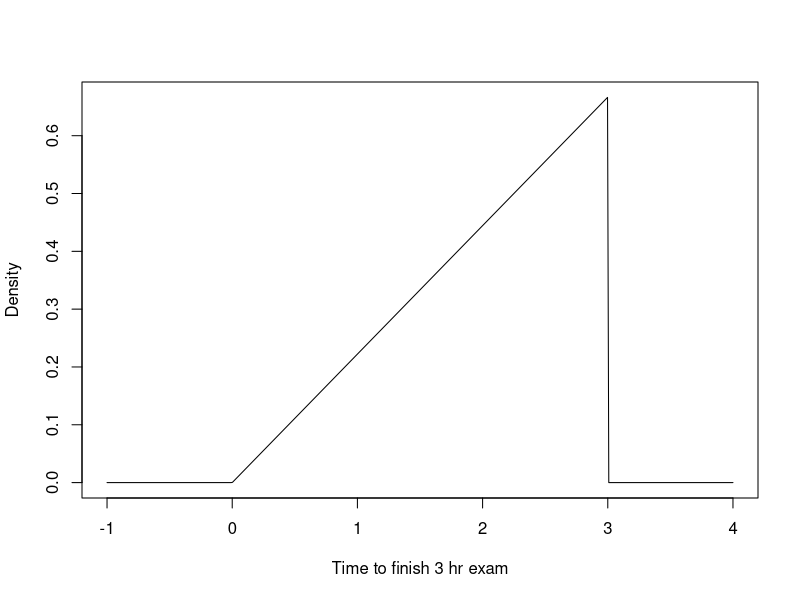
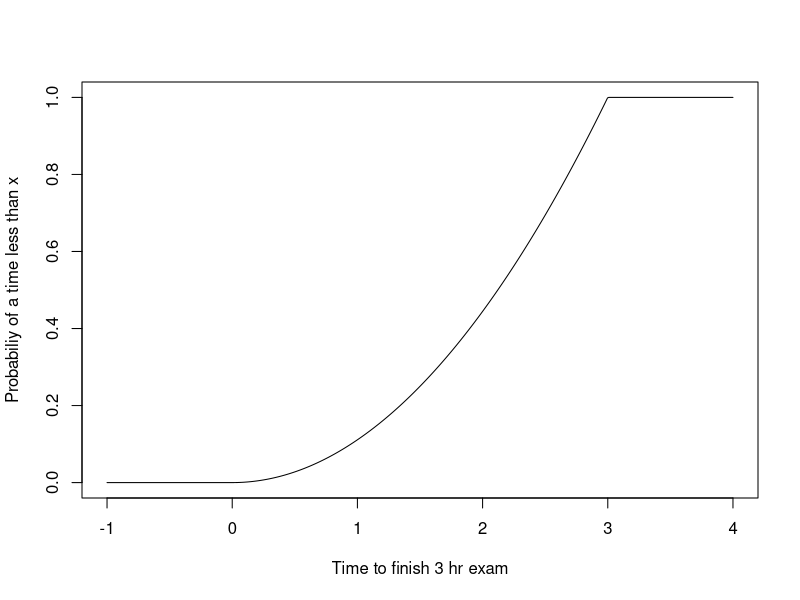

Recreate these plots in R, in order.
## ---- chunk 1
knitr::opts_chunk$set(echo = TRUE)
set.seed(19303)
## ---- chunk 2
m <- 16 # gal
s <- 4 #gal
## ---- chunk 3
1 - pnorm(28, mean = m, sd = s)
pnorm(28, mean = m, sd = s, lower.tail = FALSE)
## ---- chunk 4
pnorm(20, m, s) - pnorm(12, m, s)
## ---- chunk 5
pnorm(m + 2*s, m, s) - pnorm(m - 2*s, m, s)
## ---- chunk 6
qnorm(0.95, m, s)
## ---- chunk 7
N <- 1000000
x <- rnorm(N, m, s)
length(which(x > 28)) / N
length(which(x > 12 & x < 20)) / N
quantile(x, prob = 0.95)
## ---- chunk 8
g <- function(x) {
  ifelse(x >= 0 & x <= 3, 2/9*x, 0)
}

G <- function(x) {
  ifelse(x >= 0 & x <= 3, 1/9*x^2, 
         ifelse(x < 0, 0, 1))
}
## ---- chunk 9
G(1)
integrate(g, -Inf, 1)
## ---- chunk 10
G(2) - G(0.5)
integrate(g, 0.5, 2)
## ---- chunk 11
1-G(2)
integrate(g, 2, Inf)
## ---- chunk 12
x <- seq(-1, 4, length=500)
plot(x, g(x), xlab = "Time to finish 3 hr exam", ylab = "Density", type="l")
plot(x, G(x), xlab = "Time to finish 3 hr exam", ylab = "Probabiliy of a time less than x", type="l")
## ---- chunk 13
G(2) - G(1)
integrate(g, 1, 2)
## ---- chunk 14
optimize(f = function(z) (G(z) - 0.5)^2, interval = c(0, 3))
sqrt(4.5)
## ---- chunk 15
integrate(function(z) z*g(z), -Inf, Inf)
## ---- chunk 16
integrate(function(z) z^2*g(z), -Inf, Inf)$value - 2^2
## ---- chunk 17
integrate(function(z) (4+z^2)*g(z), -Inf, Inf)

N <- 1000000
x <- sqrt(9*runif(N, 0, 1))
mean(x)
y <- 4+x^2
mean(y)
## ---- chunk 18
# check
N <- 1000000
mean(rexp(N, 1))
var(rexp(N, 1))
## ---- chunk 19
1-exp(-4)
# check
pexp(4, 1)
## ---- chunk 20
exp(-2) - exp(-5)
# check
pexp(5, 1) - pexp(2, 1)
## ---- chunk 21
-log(-(0.95 - 1))
# check
qexp(0.95, 1)
